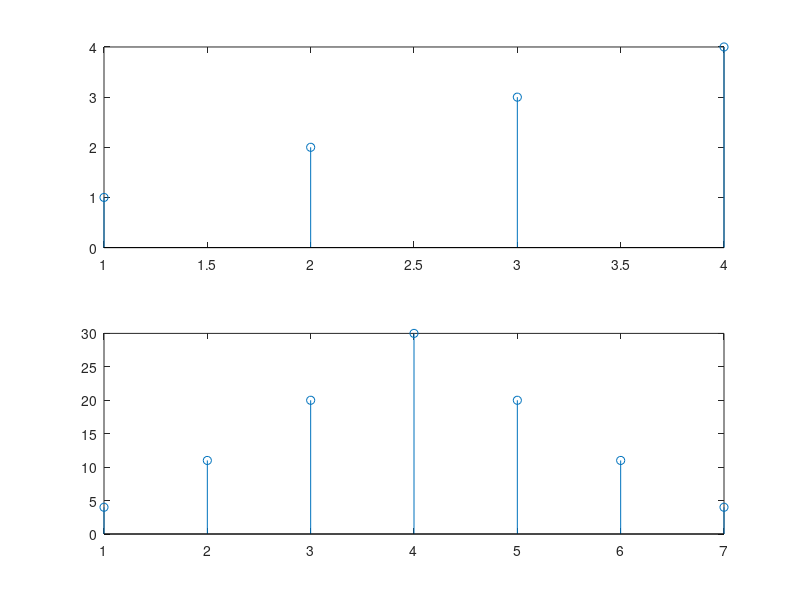

MATLAB code for this plot:
clc,clear all,close all;
x=[1 2 3 4];
fx=flip(x);
%y=zeros(length(x)+length(h)-1,1);
to=zeros((length(fx)+length(x)-1),length(fx));
temp=x;
j=0;
for i=1:length(fx)
     to(i:(length(x)+j),i)=temp;
    j=j+1;
end
y=to*fx(:);
subplot(2,1,1);
stem(x);
subplot(2,1,2);
stem(y);

